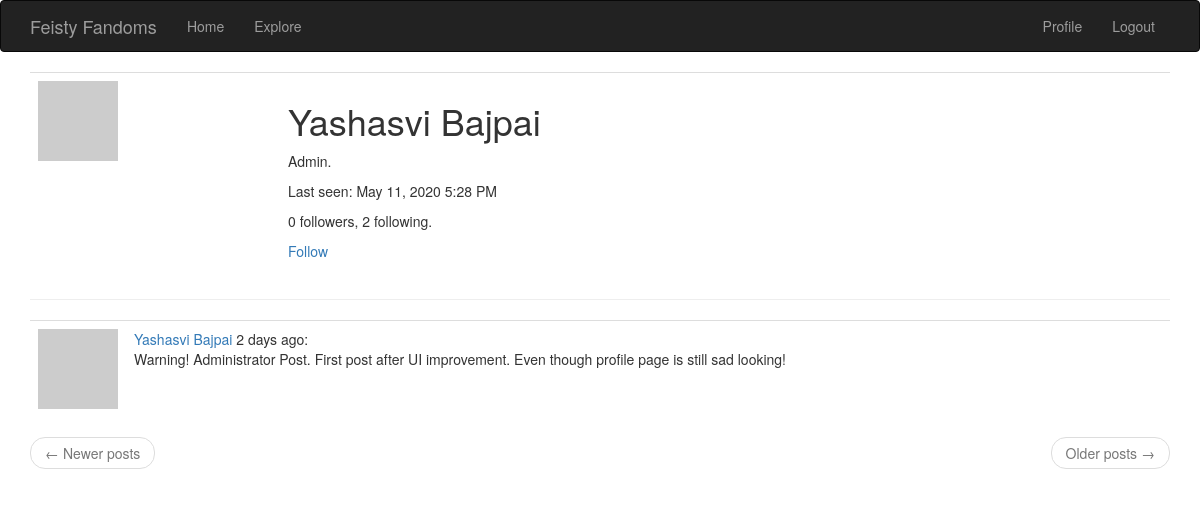
Screenshot of /user/Yashasvi Bajpai (signed in) with the database file from the repository.
### app/models.py (models this page shows, shortened)
class User(UserMixin, db.Model):
	id = db.Column(db.Integer, primary_key= True)
	username = db.Column(db.String(64), index = True, unique = True)
	email = db.Column(db.String(120), index=True, unique=True)
	password_hash = db.Column(db.String(128))
	posts = db.relationship('Post', backref='author', lazy = 'dynamic')
	followed = db.relationship('User', secondary=followers, primaryjoin=(followers.c.follower_id == id), secondaryjoin=(followers.c.followed_id == id), backref=db.backref('followers', lazy='dynamic'), lazy='dynamic')
	about_me = db.Column(db.String(140))
	last_seen = db.Column(db.DateTime, default=datetime.utcnow)
	def avatar(self, size):
		digest = md5(self.email.lower().encode('utf-8')).hexdigest()
		return 'https://www.gravatar.com/avatar/{}?d=identicon&s={}'.format(digest, size)
	def is_following(self,user):
		return self.followed.filter(followers.c.followed_id==user.id).count() > 0

class Post(db.Model):
	id = db.Column(db.Integer, primary_key=True)
	body = db.Column(db.String(250))
	timestamp = db.Column(db.DateTime, index=True, default = datetime.utcnow)
	user_id = db.Column(db.Integer, db.ForeignKey('user.id'))

### app/routes.py (the view)
@app.route('/user/<username>')
@login_required
def user(username):
	user = User.query.filter_by(username=username).first_or_404()
	page = request.args.get('page', 1, type = int)
	posts = user.posts.order_by(Post.timestamp.desc()).paginate(page, app.config['POSTS_PER_PAGE'], False)
	next_url = url_for('user', username= user.username, page = posts.next_num) \
		if posts.has_next else None
	prev_url = url_for('user', username= user.username, page = prev_num) \
		if posts.has_prev else None
	return render_template('user.html', user=user, posts=posts.items, next_url= next_url, prev_url=prev_url)

### app/models.py (called while the page is built)
@login.user_loader
def load_user(id):
    return User.query.get(int(id))

### app/routes.py (called while the page is built)
@app.before_request
def before_request():
	if current_user.is_authenticated:
		current_user.last_seen = datetime.utcnow()
		db.session.commit()

### app/templates/user.html
{% extends "base.html" %}
{% block app_content %}
	<table class= "table table-hover">
		<tr>
			<td width="250px"><img src="{{ user.avatar(250) }}"></td>
			<td>
				<h1>{{user.username}}</h1>
				{% if user.about_me %}<p>{{ user.about_me }}</p>{% endif %}
				{% if user.last_seen %}<p>Last seen: {{ moment(user.last_seen).format('LLL') }}</p>{% endif %}
				<p>{{ user.followers.count() }} followers, {{ user.followed.count() }} following.</p>
				{% if user == current_user %}
                <p><a href="{{ url_for('edit_profile') }}">Edit your profile</a></p>
                {% elif not current_user.is_following(user) %}
                <p><a href="{{url_for('follow', username = user.username)}}">Follow</a></p>
                {% else %}
                <p><a href="{{url_for('unfollow', username = user.username)}}">Unfollow</a></p>
                {% endif %}
			</td>
		</tr>
	</table>
	<hr>
	{% for post in posts %}
        {% include '_post.html' %}
    {% endfor %}
    <nav aria-label="...">
        <ul class="pager">
            <li class="previous{% if not prev_url %} disabled{% endif %}">
                <a href="{{ prev_url or '#' }}">
                    <span aria-hidden="true">&larr;</span> Newer posts
                </a>
            </li>
            <li class="next{% if not next_url %} disabled{% endif %}">
                <a href="{{ next_url or '#' }}">
                    Older posts <span aria-hidden="true">&rarr;</span>
                </a>
            </li>
        </ul>
    </nav>
{% endblock %}

### app/templates/_post.html
<table class="table table-hover">
        <tr>
            <td width="70px">
                <a href="{{ url_for('user', username=post.author.username) }}">
                    <img src="{{ post.author.avatar(70) }}" />
                </a>
            </td>
            <td>
                <a href="{{ url_for('user', username=post.author.username) }}">
                    {{ post.author.username }}
                </a>
                {{ moment(post.timestamp).fromNow() }}:
                <br>
                {{ post.body }}
            </td>
        </tr>
    </table>

### rows the page displays
User: username "Yashasvi Bajpai", about_me "Admin.", last_seen "May 11, 2020 5:28 PM"
Post: author.username "Yashasvi Bajpai", timestamp "2 days ago", body "Warning! Administrator Post. First post after UI improvement. Even though profile page is still sad looking!"

### other values shown
{{ user.followers.count() }} "0"
{{ user.followed.count() }} "2"
